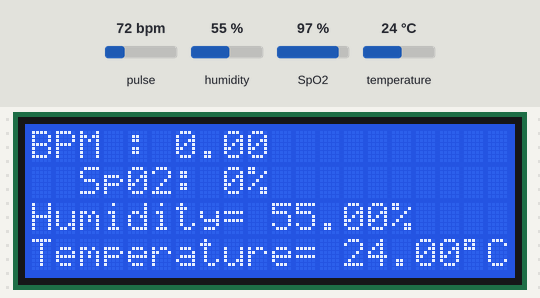
Recording of a sketch running on a simulated Arduino Uno, built with avr-gcc and run on an emulated ATmega328P. On the bench: 20×4 character LCD. The inputs (shaded band) are chosen by the test bench; at power-on: pulse 72 bpm, humidity 55 %, temperature 24 °C, SpO2 97 %. What the sketch prints to the serial monitor is not drawn.

Above: at 3.2 s.
3.3 s: pulse set to 42 bpm
At 6.4 s:
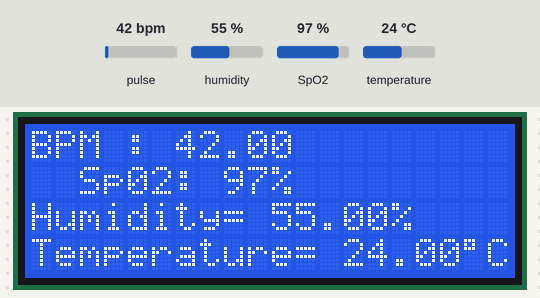
6.7 s: humidity set to 22 %
At 8.9 s:
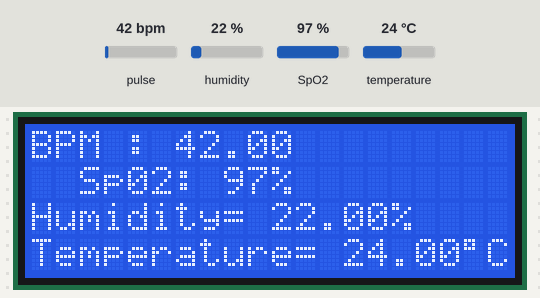
9.8 s: pulse set to 70 bpm
At 11.2 s:
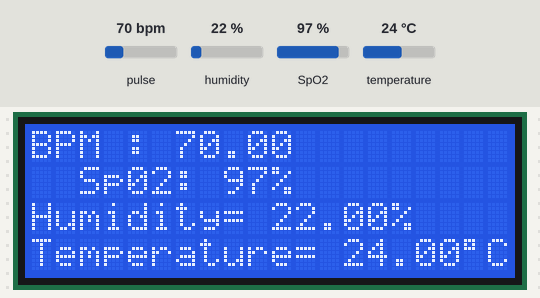
11.8 s: temperature set to 12 °C
At 13.4 s:
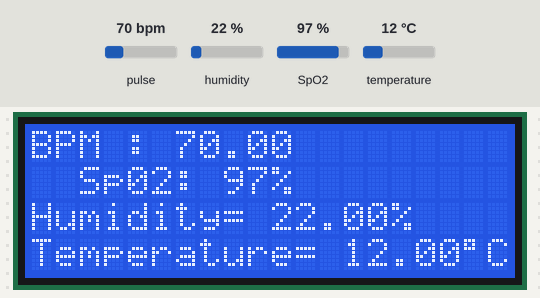
13.9 s: SpO2 set to 80 %
At 15.6 s:
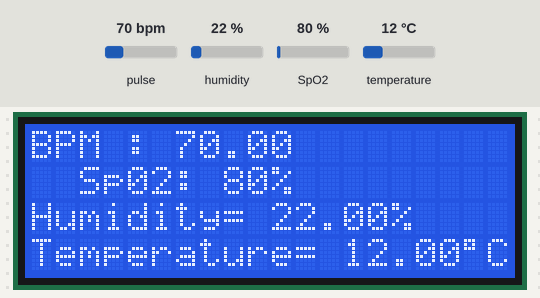
15.9 s: humidity set to 40 %
At 16.9 s:
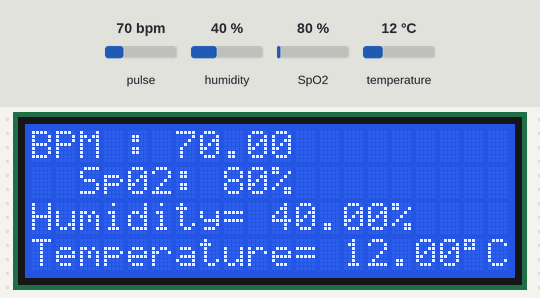
Timing chart, 0 to 18.9 s (numbered marks = the images above; inputs shaded):
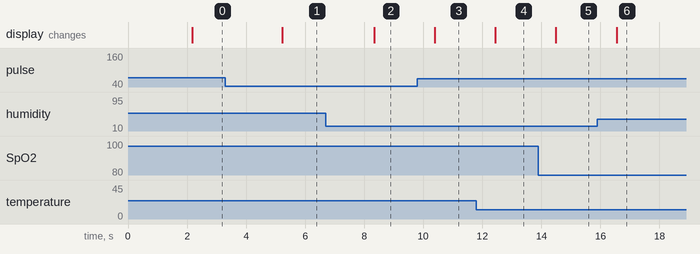

The sketch:

Pulse_Oximeter_with_LCD_Display.ino
```cpp
#include <LiquidCrystal_I2C.h>
#include <Wire.h>
#include "MAX30100_PulseOximeter.h"
#include<DHT.h>

#define REPORTING_PERIOD_MS     1000
#define DHTPIN 2
#define DHTTYPE DHT11

LiquidCrystal_I2C lcd(0x27, 20, 4);

DHT dht(DHTPIN,DHTTYPE);

PulseOximeter pox;
uint32_t tsLastReport = 0;

void onBeatDetected()
{

  Serial.println("Beat!!!");

}

void setup()
{
  Serial.begin(9600);
  lcd.init();
  lcd.backlight();
  dht.begin();
  lcd.setCursor(0, 0);
  lcd.print("      Pluse");
  lcd.setCursor(0, 1);
  lcd.print("    Oximeter");
  delay(2000);

  if (!pox.begin()) {
    Serial.println("FAILED");
    for (;;);
  } else {
    Serial.println("SUCCESS");
  }


  pox.setOnBeatDetectedCallback(onBeatDetected);
}

void loop()
{
  pox.update();
  if (millis() - tsLastReport > REPORTING_PERIOD_MS) {

    lcd.clear();
    lcd.setCursor(0 , 0);
    lcd.print("BPM : ");
    Serial.print("BPM : ");
    lcd.print(pox.getHeartRate());
    Serial.println(pox.getHeartRate());
    lcd.setCursor(0 , 1);
    lcd.print("  Sp02: ");
    Serial.print("Sp02: ");
    lcd.print(pox.getSpO2());
    Serial.println((pox.getSpO2()));
    lcd.print("%");
    tsLastReport = millis();

  Serial.print("Humidity = ");
  Serial.print(dht.readHumidity());
  Serial.print("%      Temperature= ");
  Serial.print(dht.readTemperature());
  Serial.println("C");

  lcd.setCursor(0,2);
  lcd.print("Humidity= ");
  lcd.print(dht.readHumidity());
  lcd.print("%     ");
  lcd.setCursor(0,3);
  lcd.print("Temperature= ");
  lcd.print(dht.readTemperature());
  lcd.print((char)223);
  lcd.print("C");

  }
}
```

Measured:
- after the input at 3.3 s, the display: changes after 1.9 s (image 1)
- after the input at 6.7 s, the display: changes after 1.6 s (image 2)
- after the input at 9.8 s, the display: changes after 0.59 s (image 3)
- after the input at 11.8 s, the display: changes after 0.64 s (image 4)
- after the input at 13.9 s, the display: changes after 0.59 s (image 5)
- after the input at 15.9 s, the display: changes after 0.65 s (image 6)
